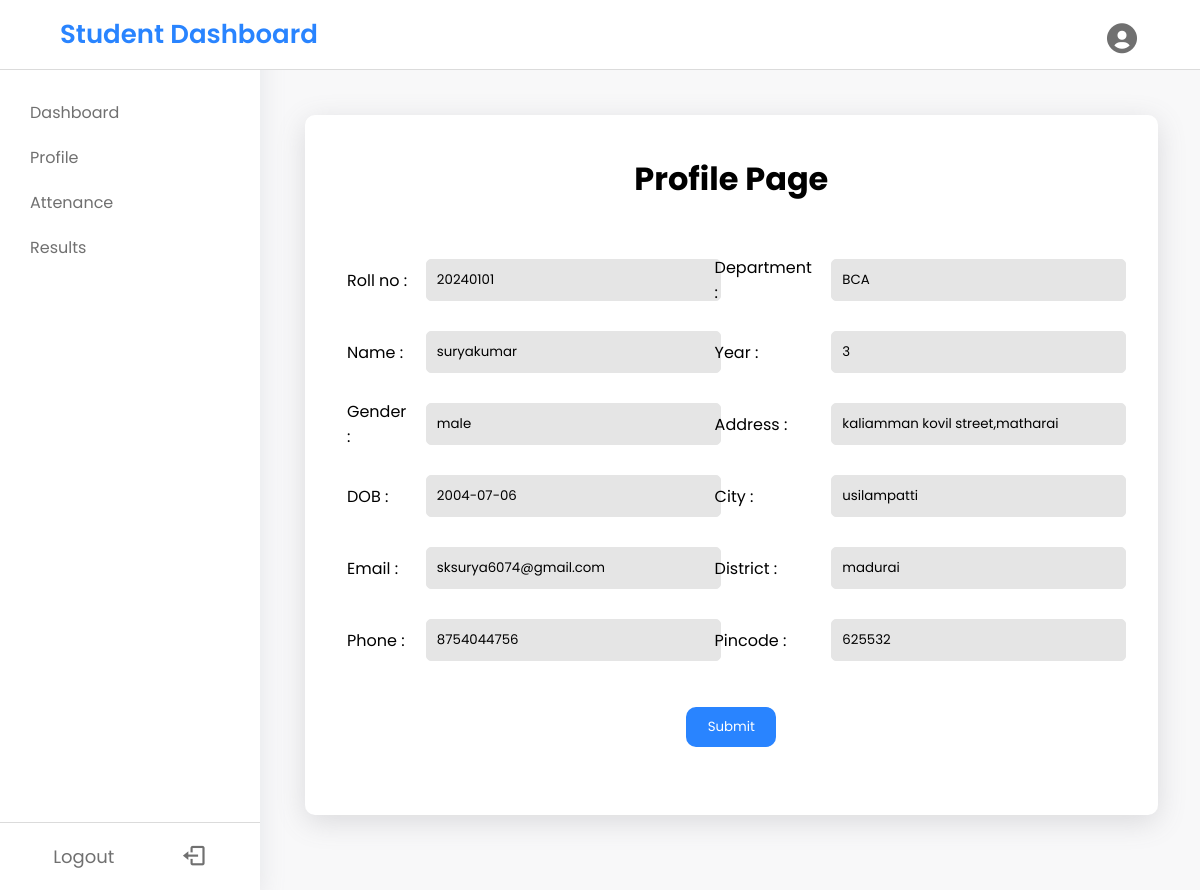
Screenshot of /student/profile.php (signed in) with the database file from the repository.
### tables this page shows
CREATE TABLE `student_details` (
  `stud_id` int(11) NOT NULL,
  `stud_name` varchar(50) NOT NULL,
  `stud_dob` date DEFAULT NULL,
  `stud_phno` varchar(15) DEFAULT NULL,
  `stud_email` varchar(100) DEFAULT NULL,
  `stud_street` varchar(100) DEFAULT NULL,
  `stud_city` varchar(50) DEFAULT NULL,
  `stud_district` varchar(50) DEFAULT NULL,
  `stud_pincode` varchar(10) DEFAULT NULL,
  `stud_fathername` varchar(50) DEFAULT NULL,
  `stud_fatherno` varchar(15) DEFAULT NULL,
  `stud_mothername` varchar(50) DEFAULT NULL,
  `stud_motherno` varchar(15) DEFAULT NULL,
  `stud_year` varchar(5) DEFAULT NULL,
  `stud_dept` varchar(50) DEFAULT NULL,
  `stud_gender` enum('male','female') DEFAULT NULL
);

### student/profile.php (the view, shortened to what this page needs)
<?php
include("./Assets/links.php"); ?>
<!DOCTYPE html>
<html lang="en">
<head>
</head>
<?php
include('./config/connect.php');
$sql = "SELECT * FROM `student_details` WHERE stud_id=" . $_SESSION['s_id'] . "";
$result = $conn->query($sql);
if ($row = mysqli_fetch_assoc($result)) {
?>
    <body>
        <nav>
            <?php include("./Assets/nav.php") ?>
        </nav>
        <div class="body-content">
            <div class="sidemenubar">
                <?php include("./Assets/sidemenubar.php") ?>
            </div>
            <div class="main-content">
                <div class="container">
                    <center>
                        <h1>Profile Page</h1>
                    </center>
                    <form action="./profile.php" method="post" onSubmit="return confirm('Are you want update this ? ')">
                        <div class="container-display">
                            <table>
                                <tr>
                                    <td>
                                        <p>Roll no : </p>
                                    </td>
                                    <td>
                                        <input type="text" value="<?php echo $row['stud_id'] ?>">
                                    </td>
                                </tr>
                                <tr>
                                    <td>
                                        <p>Name : </p>
                                    </td>
                                    <td>
                                        <input type="text" name="studname" value="<?php echo $row['stud_name'] ?>">
                                    </td>
                                </tr>
                                <tr>
                                    <td>
                                        <p>Gender : </p>
                                    </td>
                                    <td>
                                        <input type="text" name="studgender" value="<?php echo $row['stud_gender'] ?>">
                                    </td>
                                </tr>
                                <tr>
                                    <td>
                                        <p>DOB : </p>
                                    </td>
                                    <td>
                                        <input type="text" name="studdob" value="<?php echo $row['stud_dob'] ?>">
                                    </td>
                                </tr>
                                <tr>
                                    <td>
                                        <p>Email : </p>
                                    </td>
                                    <td>
                                        <input type="text" name="studemail" value="<?php echo $row['stud_email'] ?>">
                                    </td>
                                </tr>
                                <tr>
                                    <td>
                                        <p>Phone : </p>
                                    </td>
                                    <td>
                                        <input type="text" name="studphno" value="<?php echo $row['stud_phno'] ?>">
                                    </td>
                                </tr>
                            </table>
                            <table>
                                <tr>
                                    <td>
                                        <p>Department : </p>
                                    </td>
                                    <td>
                                        <input type="text" name="studdept" value="<?php echo $row['stud_dept'] ?>">
                                    </td>
                                </tr>
                                <tr>
                                    <td>
                                        <p>Year : </p>
                                    </td>
                                    <td>
                                        <input type="text" name="studyear" value="<?php echo $row['stud_year'] ?>">
                                    </td>
                                </tr>
                                <tr>
                                    <td>
                                        <p>Address : </p>
                                    </td>
                                    <td>
                                        <input type="text" name="studstreet" value="<?php echo $row['stud_street'] ?>">
                                    </td>
                                </tr>
                                <tr>
                                    <td>
                                        <p>City : </p>
                                    </td>
                                    <td>
                                        <input type="text" name="studcity" value="<?php echo $row['stud_city'] ?>">
                                    </td>
                                </tr>
                                <tr>
                                    <td>
                                        <p>District : </p>
                                    </td>
                                    <td>
                                        <input type="text" name="studdistrict" value="<?php echo $row['stud_district'] ?>">
                                    </td>
                                </tr>
                                <tr>
                                    <td>
                                        <p>Pincode : </p>
                                    </td>
                                    <td>
                                        <input type="text" name="studpincode" value="<?php echo $row['stud_pincode'] ?>">
                                    </td>
                                </tr>
                            </table>
                        <?php
                    }
                        ?>
                        </div>
                        <div class="submit-btn">
                            <button type="submit" name="updatestudent" class="btn btn-sub">Submit</button>
                        </div>
                    </form>
                </div>
            </div>
        </div>
    </body>
</html>

### student/assets/links.php (style rules this page uses)
:root { --blue: #2984FF; --lightblue: #4ea5ff; --white: #fff; --grey: #e5e5e5; --txt: #707070; }
* { margin: 0; padding: 0; box-sizing: border-box; font-family: "Poppins", sans-serif; }
body { overflow: hidden; background-color: #F8F8F9; }
.body-content { display: flex; }
.main-content { margin-top: 70px; overflow-y: scroll; height: 90vh; width: 100%; padding: 35px 35px; }

### student/assets/nav.php (style rules this page uses)
nav { position: relative; }

### student/profile.php (style rules this page uses)
.container { background-color: var(--white); margin: 10px; padding: 40px; border-radius: 10px; box-shadow: rgba(100, 100, 111, 0.2) 0px 7px 29px 0px; height: 700px; width: 98%; }
.container-display { display: flex; width: 100%; justify-content: space-around; margin-top: 40px; }
.container table tr { height: 70px; }
.container input { width: 100%; margin: 10px; padding: 10px; outline: none; border: 1px solid var(--grey); border-radius: 5px; background-color: var(--grey); }
.submit-btn { margin: 20px 10px; display: flex; align-items: center; justify-content: center; }
.btn { width: 90px; padding: 10px; background-color: var(--blue); outline: none; border: 0; border-radius: 10px; margin: 10px 20px; color: var(--white); }

### rows the page displays
student_details: stud_id "20240101", studname "suryakumar", studgender "male", studdob "2004-07-06", studemail "sksurya6074@gmail.com", studphno "8754044756", studdept "BCA", studyear "3", studstreet "kaliamman kovil street,matharai", studcity "usilampatti", studdistrict "madurai", studpincode "625532"
